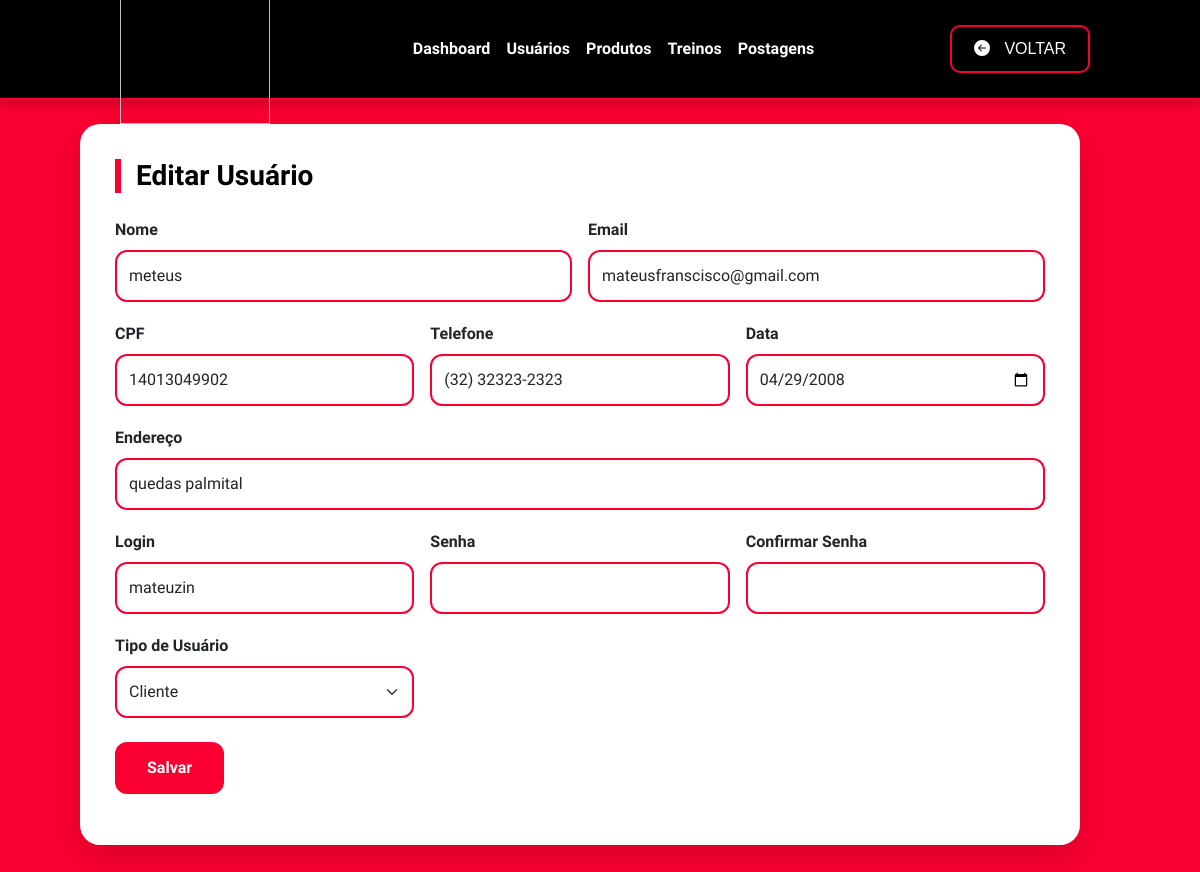
/usuario/UsuarioForm.php?id=25 (signed in), run on the app's committed database.
### tables this page shows
CREATE TABLE IF NOT EXISTS `usuario` (
  `id` int NOT NULL AUTO_INCREMENT,
  `nome` varchar(100) DEFAULT '0',
  `cpf` varchar(15) DEFAULT '0',
  `tipo` varchar(50) DEFAULT NULL,
  `data` date DEFAULT NULL,
  `email` varchar(50) DEFAULT '',
  `endereco` varchar(50) DEFAULT '',
  `login` varchar(80) DEFAULT NULL,
  `senha` varchar(150) DEFAULT NULL,
  `telefone` varchar(20) DEFAULT NULL,
  PRIMARY KEY (`id`)
);

### db.class.php (called while the page is built, shortened)
<?php
class db
{
    private $host = 'localhost';
    private $user = 'root';
    private $password = '';
    private $port = '3306';
    private $dbname = 'pweb_athlos';
    private $table = 'usuario';
    public function conn()
    {
        try {
            $conn = new PDO(
                "mysql:host={$this->host};dbname={$this->dbname};port={$this->port};charset=utf8mb4",
                $this->user,
                $this->password,
                [
                    PDO::ATTR_ERRMODE => PDO::ERRMODE_EXCEPTION,
                    PDO::ATTR_DEFAULT_FETCH_MODE => PDO::FETCH_OBJ
                ]
            );
            return $conn;
        } catch (PDOException $e) {
            die('Erro de conexão com o banco: ' . $e->getMessage());
        }
    }
    public function find($id)
    {
        $conn = $this->conn();
        $sql = "SELECT * FROM {$this->table} WHERE id = ?";
        $st = $conn->prepare($sql);
        $st->execute([$id]);
        return $st->fetch();
    }
}

### usuario/UsuarioForm.php (the view, shortened to what this page needs)
<?php
require '../db.class.php';
require '../header.php';
$db = new db();
if (!empty($_GET['id'])) {
    $db->checkLogin();
}
$data = null;
if (!empty($_GET['id'])) {
    $data = $db->find($_GET['id']);
}
?>
<!doctype html>
<html>
<head>
    <link href="https://cdn.jsdelivr.net/npm/bootstrap@5.3.0/dist/css/bootstrap.min.css" rel="stylesheet">
</head>
<body>
<div class="card-form">
    <h3 class="title"><?= !empty($data) ? "Editar Usuário" : "Cadastro de Usuário" ?></h3>
    <form action="" method="post">
        <div class="row g-3">
            <div class="col-md-6">
                <label class="form-label">Nome</label>
                <input class="form-control" type="text" name="nome" value="<?= htmlspecialchars($data->nome ?? '') ?>">
            </div>
            <div class="col-md-6">
                <label class="form-label">Email</label>
                <input class="form-control" type="text" name="email" value="<?= htmlspecialchars($data->email ?? '') ?>">
            </div>
        </div>
        <div class="row g-3 mt-1">
            <div class="col-md-4">
                <label class="form-label">CPF</label>
                <input class="form-control" type="text" name="cpf" value="<?= htmlspecialchars($data->cpf ?? '') ?>">
            </div>
            <div class="col-md-4">
                <label class="form-label">Telefone</label>
                <input class="form-control" type="text" name="telefone" value="<?= htmlspecialchars($data->telefone ?? '') ?>">
            </div>
            <div class="col-md-4">
                <label class="form-label">Data</label>
                <input class="form-control" type="date" name="data" value="<?= htmlspecialchars($data->data ?? '') ?>">
            </div>
        </div>
        <div class="row g-3 mt-1">
            <div class="col-md-12">
                <label class="form-label">Endereço</label>
                <input class="form-control" type="text" name="endereco" value="<?= htmlspecialchars($data->endereco ?? '') ?>">
            </div>
        </div>
        <div class="row g-3 mt-1">
            <div class="col-md-4">
                <label class="form-label">Login</label>
                <input class="form-control" type="text" name="login" value="<?= htmlspecialchars($data->login ?? '') ?>">
            </div>
            <div class="col-md-4">
                <label class="form-label">Senha</label>
                <input class="form-control" type="password" name="senha">
            </div>
            <div class="col-md-4">
                <label class="form-label">Confirmar Senha</label>
                <input class="form-control" type="password" name="c_senha">
            </div>
        </div>
        <div class="row g-3 mt-1">
            <div class="col-md-4">
                <label class="form-label">Tipo de Usuário</label>
                <select name="tipo" class="form-select">
                    <option value="cliente" <?= (!empty($data) && $data->tipo == 'cliente') ? 'selected' : '' ?>>Cliente</option>
                </select>
            </div>
        </div>
        <div class="mt-4">
            <button class="btn-save" type="submit">Salvar</button>
        </div>
    </form>
</div>
</body>
</html>

### usuario/UsuarioForm.php (style rules this page uses)
body { background: #f90030; font-family: 'Sora', sans-serif; min-height: 100vh; padding: 40px 0; display: flex; justify-content: center; }
.card-form { background: #fff; width: 100%; margin-left: 50px; margin-top: 60px; margin-bottom: 100px; max-width: 1000px; border-radius: 20px; padding: 35px; box-shadow: 0 12px 30px rgba(0,0,0,0.12); animation: fade .3s ease-out; }
.title { font-weight: 800; color: #000; border-left: 6px solid #f90030; padding-left: 15px; margin-bottom: 25px; }
.form-label { font-weight: 600; }
.form-control, .form-select { border-radius: 12px; border: 2px solid #f90030; padding: 12px; }
.btn-save { background: #f90030; color: #fff; font-weight: 700; border-radius: 12px; padding: 12px 30px; border: 2px solid #f90030; transition: .25s; }

### data on the page
usuario: nome "meteus", email "mateusfranscisco@gmail.com", cpf "14013049902", telefone "(32) 32323-2323", data "04/29/2008", endereco "quedas palmital", login "mateuzin", tipo "Cliente"
